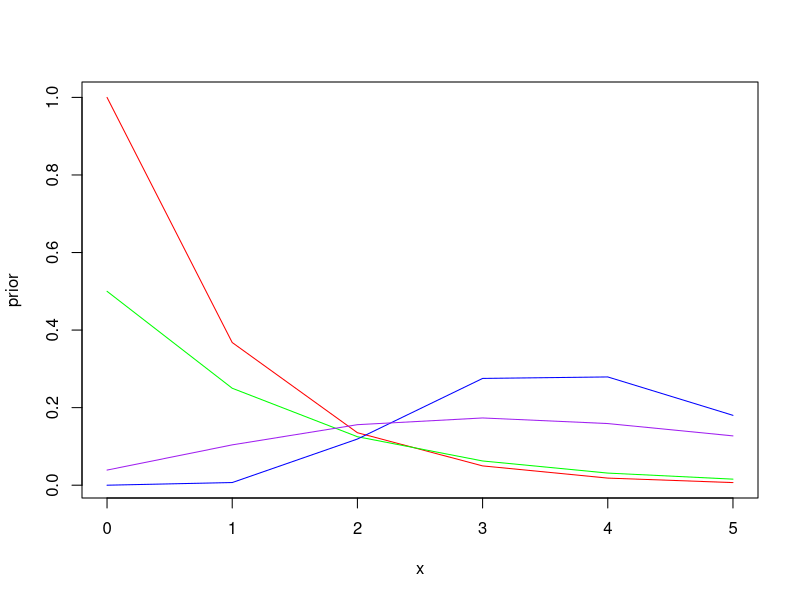

Reproduce this figure in R.
## ---- chunk 1
knitr::opts_chunk$set(echo = TRUE)
## ---- chunk 2
library(tidyr)
library(ggplot2)
## ---- chunk 3
x <- seq(from = 0, to = 5, by = 1)
prior <- dgamma(x, 1, 1)
posterior <- dnbinom(x, 1, 1/2)
prior2 <- dgamma(x, 8, 2)
posterior2 <- dnbinom(x, 8, 2/3)

plot(x, prior, type = "l", col = "red") 
lines(x, posterior, type = "l", col = "green") 
lines(x, prior2, type = "l", col = "blue") 
lines(x, posterior2, type = "l", col = "purple")
